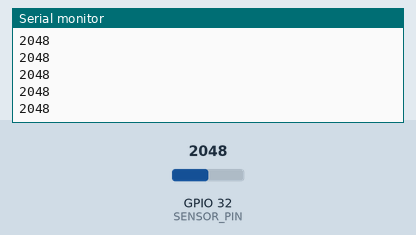
Bench run of a sketch on a simulated ESP32. Shown: the last lines printed to the serial monitor. Inputs (shaded band) come from the test bench; at power-on: GPIO 32 (SENSOR_PIN) = 2048 (analog values on the 0–4095 scale).

Above: at 1.3 s.
1.4 s: GPIO 32 (SENSOR_PIN) set to 2866
At 1.46 s:
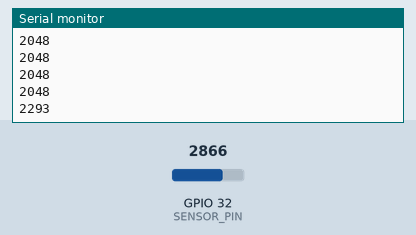
2.9 s: GPIO 32 (SENSOR_PIN) set to 3603
At 2.9 s:
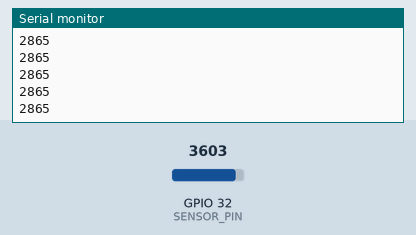
Timing chart, 0 to 5.9 s (numbered marks = the images above; inputs shaded):
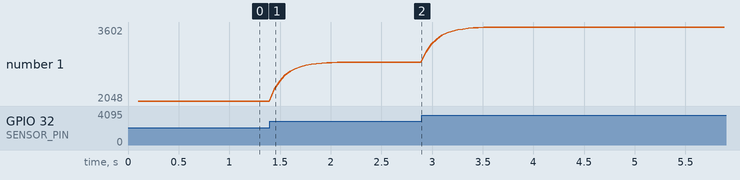

Measured:
- after the input at 1.4 s, the serial monitor: prints a new line at once (image 1)
- plotted number 1: 2048 → 2865 after the input at 1.4 s, 2865 → 3602 after the input at 2.9 s

The sketch:

esp32_velostat.ino
```cpp
/*
 *  Velostat Pressure Sensor — ESP32 Serial Output
 *
 *  Wiring:
 *    VCC (3.3V) ——[ R (10kΩ) ]——+—— GPIO32
 *                                |
 *                           [ Velostat ]
 *                                |
 *                               GND
 *
 *  Prints the raw ADC value (0–4095) over Serial at 115200 baud.
 *  The web app reads these lines and displays the pressure.
 */

const int SENSOR_PIN = 32;        // GPIO32 (ADC1_CH4)
const int BAUD_RATE  = 115200;
const int READ_DELAY = 50;        // ms between reads (~20 Hz)

// Optional: smoothing to reduce noise
const int   NUM_SAMPLES = 5;      // average this many reads per output
const float ALPHA       = 0.3;    // exponential smoothing (0.0–1.0)

float smoothedValue = 0;

void setup() {
  Serial.begin(BAUD_RATE);
  analogReadResolution(12);       // 12-bit ADC: 0–4095
  analogSetAttenuation(ADC_11db); // Full 0–3.3V range

  // Warm up with a few reads
  for (int i = 0; i < 10; i++) {
    analogRead(SENSOR_PIN);
    delay(10);
  }
  smoothedValue = analogRead(SENSOR_PIN);
}

void loop() {
  // Average multiple samples to reduce noise
  long sum = 0;
  for (int i = 0; i < NUM_SAMPLES; i++) {
    sum += analogRead(SENSOR_PIN);
    delayMicroseconds(200);
  }
  float raw = (float)sum / NUM_SAMPLES;

  // Exponential moving average
  smoothedValue = ALPHA * raw + (1.0 - ALPHA) * smoothedValue;

  // Print as integer (0–4095)
  Serial.println((int)smoothedValue);

  delay(READ_DELAY);
}
```
